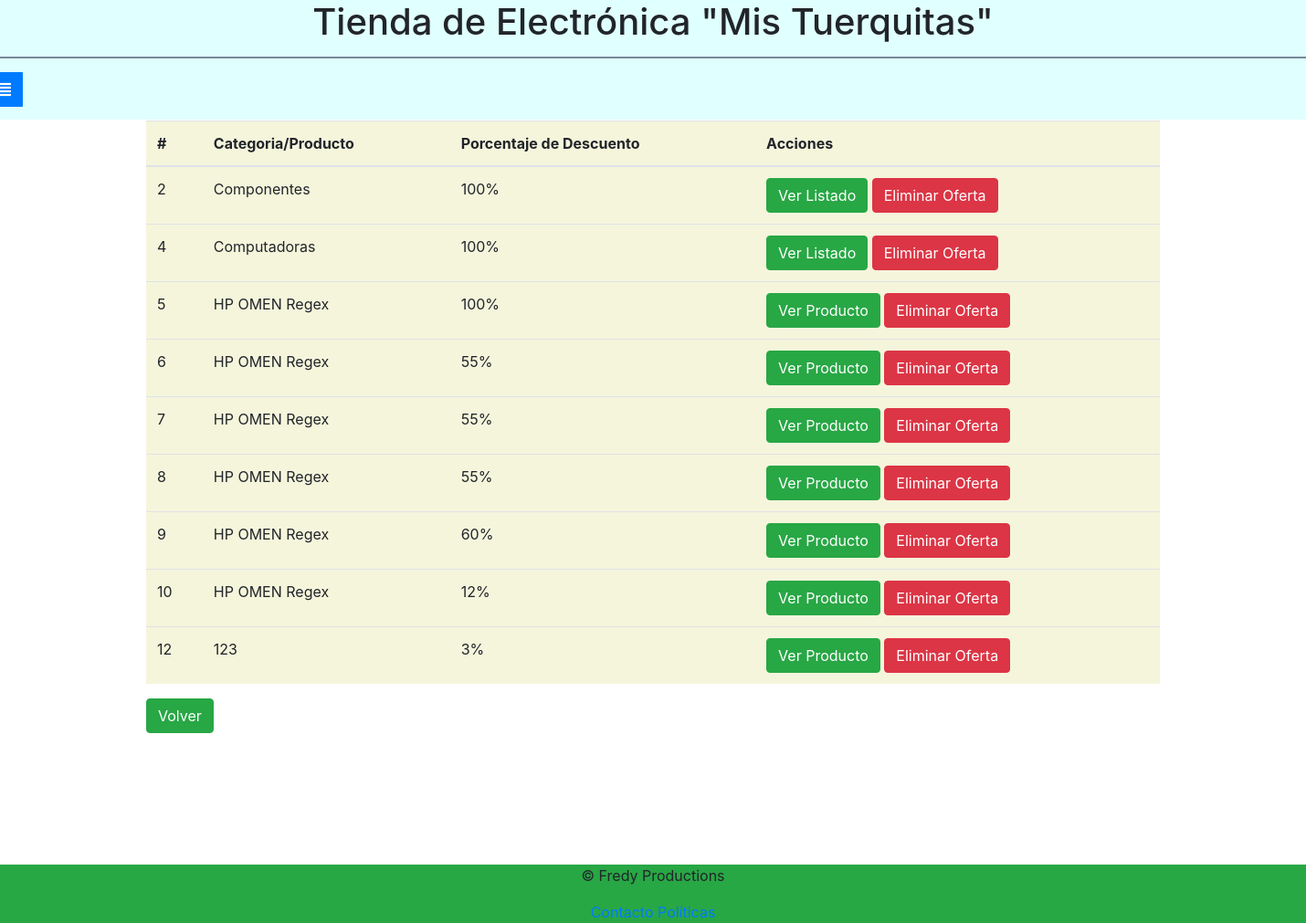
Before: /ofertas/ (signed in) with the older database file.
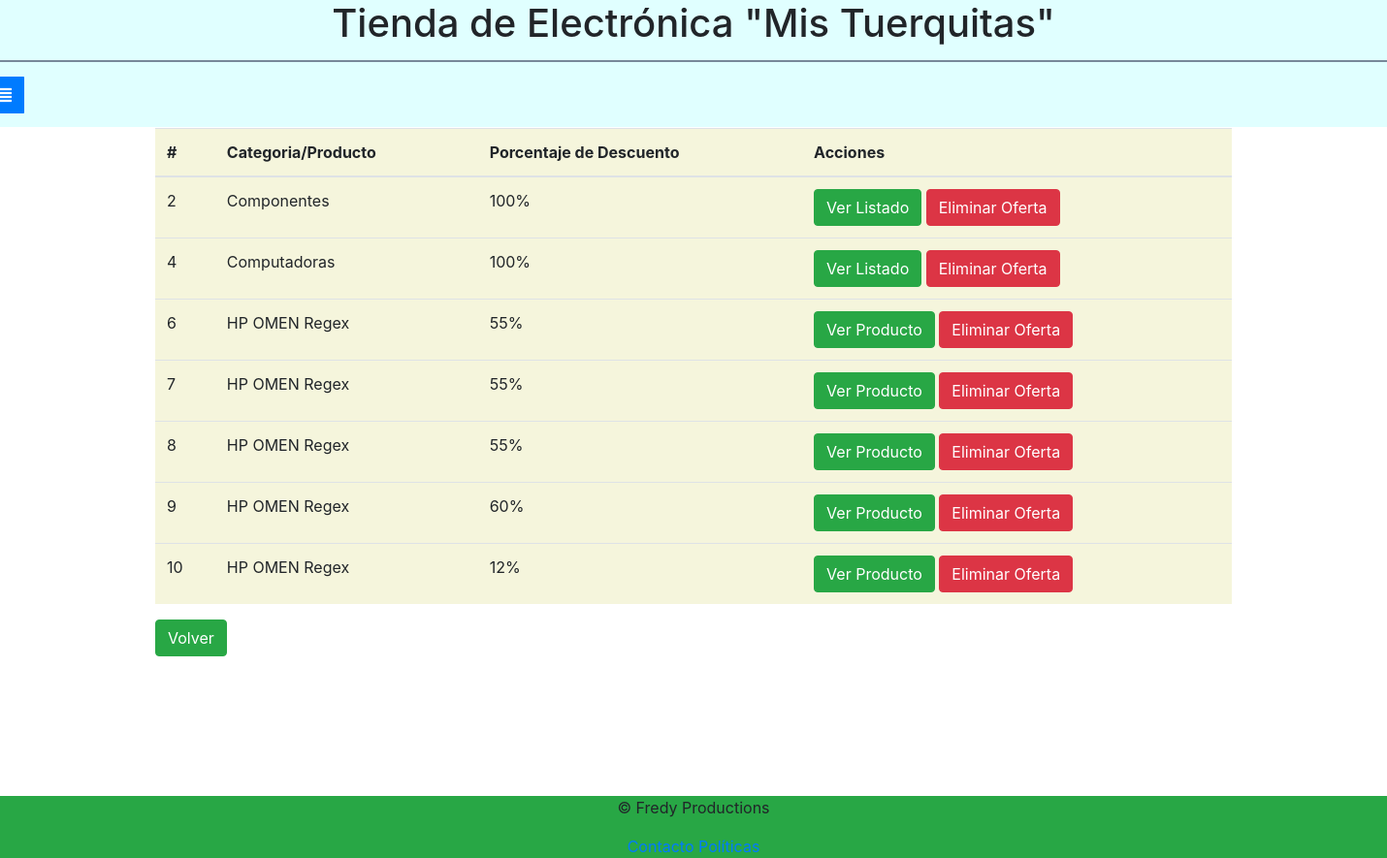
After: the same page with the newer database file.
### aplicativo/models.py (models this page shows, shortened)
class Oferta(models.Model):
    id_oferta = models.AutoField(primary_key=True)
    id_tienda = models.ForeignKey(Tienda, on_delete=models.CASCADE)
    tipo_producto_objetivo = models.ForeignKey(Tipo_Producto, on_delete=models.CASCADE, null=True, blank=True)
    producto_objetivo = models.ForeignKey(Producto, on_delete=models.CASCADE, null=True, blank=True)
    porcentaje = models.PositiveIntegerField(('Porcentaje de Descuento'), validators=[MinValueValidator(1), MaxValueValidator(100)])
    class Meta:
        ordering=['id_oferta']
    def __str__(self):
        string = 'Oferta #'+str(self.id_oferta)+' - '+str(self.id_tienda.nombre)
        return string

class Tipo_Producto(models.Model):
    id_tipo = models.AutoField(('ID'), primary_key=True)
    tipo = models.CharField(('Tipo de Producto'), max_length=100)

class Producto(models.Model):
    id_producto = models.AutoField(('ID de Producto'), primary_key=True)
    nombre = models.CharField(max_length=40)
    descripcion = models.CharField(max_length=255)
    precio_base = models.PositiveIntegerField()
    precio_final = models.PositiveIntegerField()
    fotito = models.ImageField(upload_to='productos')
    tipo = models.ForeignKey(Tipo_Producto, on_delete=models.CASCADE)
    class Meta:
        ordering = ['id_producto']

### aplicativo/views.py (the view)
# urls.py: path(r'ofertas/', views.Ofertas, name="ofertas"),
def Ofertas(request):
    if request.user.is_authenticated:
        off = Oferta.objects.filter(id_tienda=request.user.tienda)
        print(off)
        return render(request, 'Mantenedores/Producto/ofertas.html', {'ofertas':off})
    else:
        return redirect('appSupp:error')

### aplicativo/templates/Mantenedores/Producto/ofertas.html
{% extends "Base/base.html" %}
{% block content %}
<section>
    <div class="col-3">
    </div>
    <table class="table" style="background-color: beige">
        <thead>
            <tr>
                <th scope="col">#</th>
                <th scope="col">Categoria/Producto</th>
                <th scope="col">Porcentaje de Descuento</th>
                <th scope="col">Acciones</th>
            </tr>
        </thead>
        {% for x in ofertas %}
        <div class="row">
            <tr>
                <td>{{ x.id_oferta }}</td>
                <td> {% if not x.tipo_producto_objetivo is None %}
                    {{ x.tipo_producto_objetivo.tipo }}
                    {% else %}
                    {{ x.producto_objetivo.nombre }}
                    {% endif %}</td>
                <td>{{ x.porcentaje }}%</td>
                <td>
                    {% if x.tipo_producto_objetivo is None %}
                    <a href="{% url 'appSupp:redir' x.producto_objetivo.id_producto %}" class="btn btn-success">Ver Producto</a>
                    {% else %}
                    <a href="/?tipo={{ x.tipo_producto_objetivo.id_tipo }}" class="btn btn-success">Ver Listado</a>
                    {% endif %}
                    {% if user.tipo_usuario.id_tipo is 2 %}
                    <a href="{% url 'appSupp:elimOferta' x.id_oferta %}" class="btn btn-danger">Eliminar Oferta</a>
                    {% endif %}
                </td>
            </tr>
        </div>
        {% endfor %}
    </table>
    <a class="btn btn-success" href="{% url 'appSupp:perfilVendedor' %}">Volver</a>
</section>
{% endblock %}

### aplicativo/templates/Base/base.html (shortened to what this page needs)
<!DOCTYPE html>
<html lang="es">
<head>
    {% load static %}
    {% load pwa %}
    <link rel="stylesheet" type="text/css" href="{% static 'css/main.css' %}">
    <link rel="stylesheet" type="text/css" href="{% static 'css/bootstrap.css' %}">
    <link rel="stylesheet" href="https://use.fontawesome.com/releases/v5.5.0/css/all.css">
</head>
<body>
    <header>
        <center>
            <h1 class="row" style="display:block; margin:0 auto;">Tienda de Electrónica "Mis Tuerquitas"</h1>
        </center>
        <div class="linea"></div>
        <nav class="row btn-group">
            <button id="dropdownmenu" type="button" class="btn btn-primary" data-toggle="dropdown" aria-haspopup="true"
                aria-expanded="false">
                <i class="fas fa-align-justify"></i>
            </button>
        </nav>
    </header>
    <div class="container">
        {% block content %}
        {% endblock %}
    </div>
    <br><br><br><br><br><br>
    <footer class="footer bg-success">
        <center><p>&copy Fredy Productions</p></center>
        <center><a href="#">Contacto</a>
        <a href="#">Políticas</a></center>
    </footer>
</body>
</html>

### aplicativo/static/css/main.css (style rules this page uses)
body { background: url("/static/img/fondo.jpg") no-repeat center center fixed; -webkit-background-size: cover; -moz-background-size: cover; -o-background-size: cover; background-size: cover; }
header { background-color: lightcyan; padding-bottom: 1%; }
#dropdownmenu { transition: 0.5s; }
.linea { height: 2px; margin: 1vw; width: 120%; margin-left: -20px; background-color: lightslategray; }

Changed rows visible on the page:
removed Oferta: id_oferta "5", producto_objetivo.nombre "HP OMEN Regex", porcentaje "100", shows "Ver Producto"
removed Oferta: id_oferta "12", producto_objetivo.nombre "123", porcentaje "3", shows "Ver Producto"
